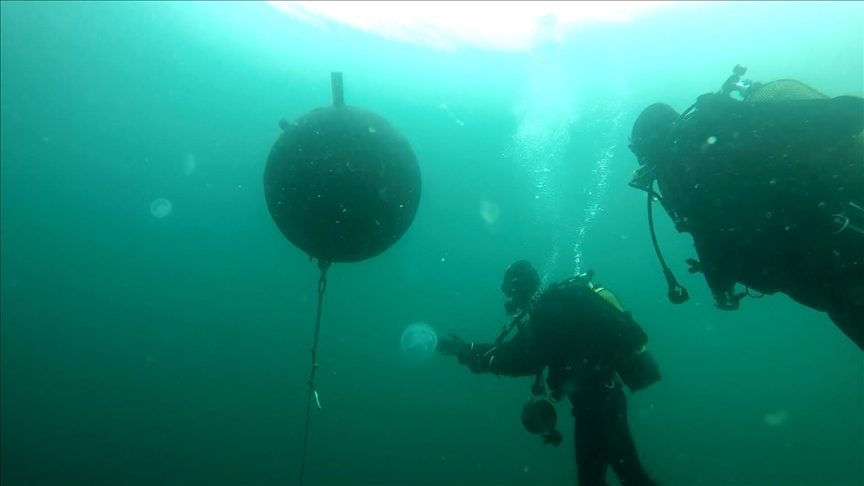
#> input picture webapp/photos/mines.jpg, 864 x 486 px
$ python -i advanced_postprocessor.py   (imports and definitions only)   (older library calls are emulated)
#> lines starting #> are read from the running program, lines starting #| are printed output that depends on the picture
"""
Advanced Post-Processing Module for Underwater Image Enhancement
Refines model output with tone mapping, detail enhancement, and color grading
"""

import cv2
import numpy as np
from typing import Tuple, Dict

class AdvancedPostprocessor:
    """
    Advanced post-processing for model output refinement
    - Tone mapping for HDR effect
    - Detail enhancement
    - Color grading
    - Final polish
    """

    def __init__(self):
        print(" Advanced Postprocessor initialized")

    def tone_map(self, image: np.ndarray, method: str = 'reinhard',
                 gamma: float = 1.5) -> np.ndarray:
        """
        Apply tone mapping for better dynamic range

        Args:
            image: Input RGB image (0-255)
            method: 'reinhard', 'drago', or 'mantiuk'
            gamma: Gamma correction factor

        Returns:
            Tone mapped image
        """
#> called with method = 'reinhard', gamma = 1.5
        # Convert to float32 [0, 1]
        img_float = image.astype(np.float32) / 255.0

        if method == 'reinhard':
            # Reinhard tone mapping
            tonemap = cv2.createTonemapReinhard(
                gamma=gamma,
                intensity=0,
                light_adapt=0.8,
                color_adapt=0
            )
        elif method == 'drago':
            # Drago tone mapping (better for high contrast)
            tonemap = cv2.createTonemapDrago(
                gamma=gamma,
                saturation=1.0,
                bias=0.85
            )
        elif method == 'mantiuk':
            # Mantiuk tone mapping (perceptual based)
            tonemap = cv2.createTonemapMantiuk(
                gamma=gamma,
                scale=0.75,
                saturation=1.2
            )
        else:
            return image

        # Apply tone mapping
        result = tonemap.process(img_float)
        result = np.clip(result * 255, 0, 255).astype(np.uint8)

        return result

    def enhance_details(self, image: np.ndarray, strength: float = 0.5) -> np.ndarray:
        """
        Enhance fine details and textures

        Args:
            image: Input RGB image (0-255)
            strength: Enhancement strength (0.0-1.0)

        Returns:
            Detail-enhanced image
        """
#> called with strength = 0.5
        # High-pass filter using gaussian blur
        gaussian = cv2.GaussianBlur(image, (0, 0), 2.0)
        detail = cv2.addWeighted(image, 1.0 + strength, gaussian, -strength, 0)

        # Edge enhancement
        gray = cv2.cvtColor(detail, cv2.COLOR_RGB2GRAY)
        edges = cv2.Canny(gray, 30, 100)
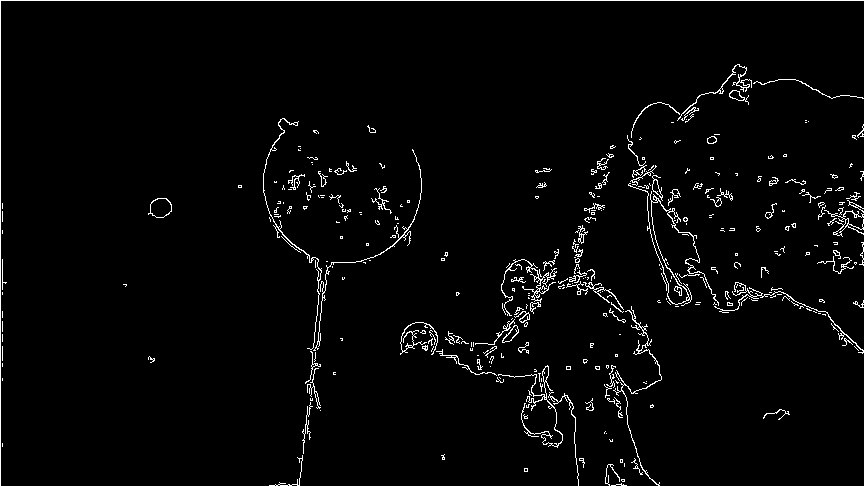
#> edges: shape (486, 864); 2.6% white in thin lines or dots
        edges_colored = cv2.cvtColor(edges, cv2.COLOR_GRAY2RGB).astype(np.float32) / 255.0
#> edges_colored: shape (486, 864, 3) float32; values 0 (black) and 1 (white), 2.6% white in thin lines or dots

        # Subtle edge overlay
        detail_float = detail.astype(np.float32)
        enhanced = detail_float + edges_colored * 20.0 * strength
        enhanced = np.clip(enhanced, 0, 255).astype(np.uint8)

        return enhanced

    def color_grade(self, image: np.ndarray, style: str = 'vibrant') -> np.ndarray:
        """
        Apply color grading for aesthetic enhancement

        Args:
            image: Input RGB image (0-255)
            style: 'vibrant', 'natural', 'cool', or 'warm'

        Returns:
            Color graded image
        """
#> called with style = 'vibrant'
        result = image.astype(np.float32)

        if style == 'vibrant':
            # Boost saturation and slightly increase contrast
            hsv = cv2.cvtColor(image, cv2.COLOR_RGB2HSV).astype(np.float32)
            hsv[:, :, 1] = hsv[:, :, 1] * 1.3  # Saturation
            hsv[:, :, 2] = hsv[:, :, 2] * 1.05  # Value
            hsv = np.clip(hsv, 0, 255).astype(np.uint8)
            result = cv2.cvtColor(hsv, cv2.COLOR_HSV2RGB).astype(np.float32)
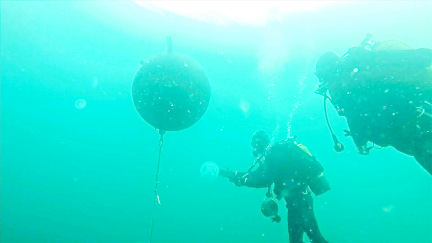
#> result: shape (486, 864, 3) float32 (shown at 1/2 size); mean R, G, B 51.9, 228.8, 213.9

        elif style == 'natural':
            # Balanced, minimal adjustment
            result = result * 1.02

        elif style == 'cool':
            # Blue-teal tint
            result[:, :, 0] = result[:, :, 0] * 0.95  # Reduce red
            result[:, :, 1] = result[:, :, 1] * 1.05  # Boost green slightly
            result[:, :, 2] = result[:, :, 2] * 1.1   # Boost blue

        elif style == 'warm':
            # Orange-yellow tint
            result[:, :, 0] = result[:, :, 0] * 1.15  # Boost red
            result[:, :, 1] = result[:, :, 1] * 1.05  # Boost green
            result[:, :, 2] = result[:, :, 2] * 0.9   # Reduce blue

        result = np.clip(result, 0, 255).astype(np.uint8)
        return result

    def sharpen_advanced(self, image: np.ndarray, method: str = 'unsharp') -> np.ndarray:
        """
        Advanced sharpening techniques

        Args:
            image: Input RGB image (0-255)
            method: 'unsharp', 'laplacian', or 'bilateral'

        Returns:
            Sharpened image
        """
        if method == 'unsharp':
            # Unsharp masking
            gaussian = cv2.GaussianBlur(image, (5, 5), 1.0)
            sharpened = cv2.addWeighted(image, 1.5, gaussian, -0.5, 0)

        elif method == 'laplacian':
            # Laplacian sharpening
            laplacian = cv2.Laplacian(image, cv2.CV_64F)
            sharpened = image - laplacian * 0.3
            sharpened = np.clip(sharpened, 0, 255).astype(np.uint8)

        elif method == 'bilateral':
            # Bilateral filter (edge-preserving)
            bilateral = cv2.bilateralFilter(image, 9, 75, 75)
            sharpened = cv2.addWeighted(image, 1.3, bilateral, -0.3, 0)

        else:
            sharpened = image

        return sharpened

    def adjust_exposure(self, image: np.ndarray, exposure: float = 1.2) -> np.ndarray:
        """
        Adjust overall exposure

        Args:
            image: Input RGB image (0-255)
            exposure: Exposure multiplier (0.5-2.0)

        Returns:
            Exposure-adjusted image
        """
        adjusted = image.astype(np.float32) * exposure
        adjusted = np.clip(adjusted, 0, 255).astype(np.uint8)
        return adjusted

    def vibrance_boost(self, image: np.ndarray, amount: float = 30) -> np.ndarray:
        """
        Boost vibrance (saturation of muted colors only)
        Better than saturation for natural look

        Args:
            image: Input RGB image (0-255)
            amount: Vibrance increase amount (0-100)

        Returns:
            Vibrance-boosted image
        """
        hsv = cv2.cvtColor(image, cv2.COLOR_RGB2HSV).astype(np.float32)

        # Get current saturation
        sat = hsv[:, :, 1]

        # Calculate boost (more for less saturated pixels)
        sat_factor = (255 - sat) / 255.0  # Inverse saturation
        boost = sat_factor * amount

        # Apply boost
        hsv[:, :, 1] = sat + boost
        hsv[:, :, 1] = np.clip(hsv[:, :, 1], 0, 255)

        result = cv2.cvtColor(hsv.astype(np.uint8), cv2.COLOR_HSV2RGB)
        return result

    def clarity_enhance(self, image: np.ndarray, strength: float = 1.0) -> np.ndarray:
        """
        Enhance mid-tone contrast (clarity effect)

        Args:
            image: Input RGB image (0-255)
            strength: Clarity strength (0.0-2.0)

        Returns:
            Clarity-enhanced image
        """
        # Convert to LAB
        lab = cv2.cvtColor(image, cv2.COLOR_RGB2LAB).astype(np.float32)
        l = lab[:, :, 0]

        # Create mask for mid-tones (around 128)
        mid_tone_mask = 1.0 - np.abs(l - 128.0) / 128.0
        mid_tone_mask = np.clip(mid_tone_mask, 0, 1)

        # Apply local contrast enhancement to mid-tones
        blurred = cv2.GaussianBlur(l, (0, 0), 10)
        contrast = (l - blurred) * strength * mid_tone_mask

        lab[:, :, 0] = np.clip(l + contrast, 0, 255)

        result = cv2.cvtColor(lab.astype(np.uint8), cv2.COLOR_LAB2RGB)
        return result

    def reduce_color_cast(self, image: np.ndarray) -> np.ndarray:
        """
        Remove remaining color casts

        Args:
            image: Input RGB image (0-255)

        Returns:
            Color cast corrected image
        """
        lab = cv2.cvtColor(image, cv2.COLOR_RGB2LAB).astype(np.float32)

        # Calculate average a and b
        avg_a = np.mean(lab[:, :, 1])
#> avg_a = 86.12
        avg_b = np.mean(lab[:, :, 2])
#> avg_b = 124

        # Shift towards neutral
        lab[:, :, 1] = lab[:, :, 1] - (avg_a - 128) * 0.7
        lab[:, :, 2] = lab[:, :, 2] - (avg_b - 128) * 0.7

        lab = np.clip(lab, 0, 255).astype(np.uint8)
        result = cv2.cvtColor(lab, cv2.COLOR_LAB2RGB)

        return result

    def final_polish(self, image: np.ndarray) -> np.ndarray:
        """
        Final polish pass with subtle enhancements

        Args:
            image: Input RGB image (0-255)

        Returns:
            Polished image
        """
        # 1. Subtle sharpening
        polished = self.sharpen_advanced(image, method='unsharp')

        # 2. Micro-contrast enhancement
        lab = cv2.cvtColor(polished, cv2.COLOR_RGB2LAB).astype(np.float32)
        l = lab[:, :, 0]
        l_blur = cv2.GaussianBlur(l, (0, 0), 3)
        lab[:, :, 0] = l + (l - l_blur) * 0.3
        lab[:, :, 0] = np.clip(lab[:, :, 0], 0, 255)
#> lab: shape (486, 864, 3) float32; mean R, G, B 211.9, 114.3, 125.5
        polished = cv2.cvtColor(lab.astype(np.uint8), cv2.COLOR_LAB2RGB)

        # 3. Slight vibrance boost
        polished = self.vibrance_boost(polished, amount=15)
#> in vibrance_boost, `hsv = cv2.cvtColor(image, cv2.COLOR_RGB2HSV).astype(np.float32)`:
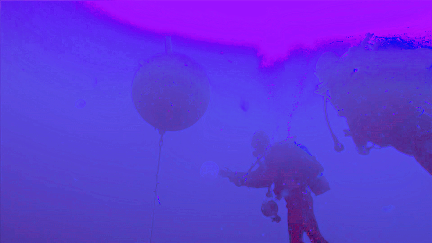
#> hsv: shape (486, 864, 3) float32 (shown at 1/2 size); mean R, G, B 95.3, 54.4, 217.4
#> in vibrance_boost, `sat = hsv[:, :, 1]`:
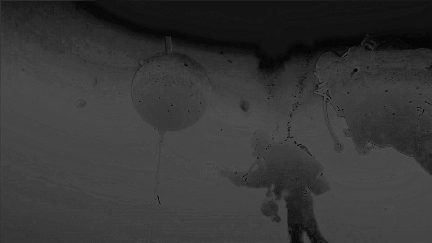
#> sat: shape (486, 864) float32 (shown at 1/2 size); min 0, max 108, mean 54.4
#> in vibrance_boost, `sat_factor = (255 - sat) / 255.0`:
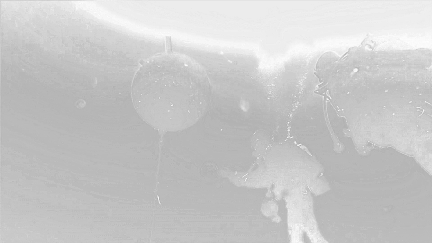
#> sat_factor: shape (486, 864) float32 (shown at 1/2 size); min 0.576, max 1, mean 0.787
#> in vibrance_boost, `boost = sat_factor * amount`:
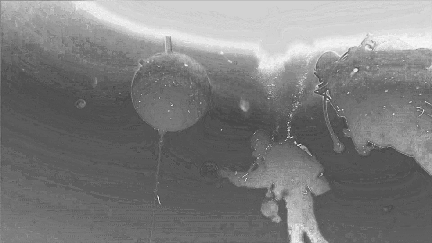
#> boost: shape (486, 864) float32 (shown at 1/2 size); min 8.65, max 15, mean 11.8; drawn with min black and max white

        # 4. Final exposure tweak
        polished = self.adjust_exposure(polished, exposure=1.02)
#> in adjust_exposure, `adjusted = image.astype(np.float32) * exposure`:
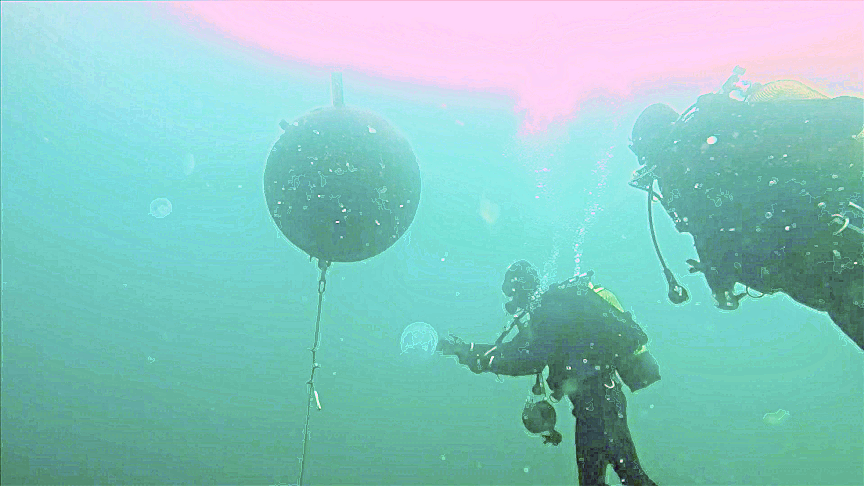
#> adjusted: shape (486, 864, 3) float32; mean R, G, B 169, 216.6, 213; drawn with min black and max white

        return polished

    def postprocess_pipeline(self, image: np.ndarray,
                            aggressive: bool = False) -> Tuple[np.ndarray, Dict]:
        """
        Complete post-processing pipeline

        Args:
            image: Input RGB image (0-255) from model
            aggressive: If True, apply more aggressive enhancements

        Returns:
            Tuple of (enhanced_image, processing_log)
        """
        processed = image.copy()
        log = {'steps_applied': []}

        # Step 1: Tone mapping for dynamic range
        processed = self.tone_map(processed, method='reinhard', gamma=1.5)
        log['steps_applied'].append('Tone mapping (Reinhard)')
        print("  ✓ Applied tone mapping")

        # Step 2: Enhance details
        detail_strength = 0.7 if aggressive else 0.5
        processed = self.enhance_details(processed, strength=detail_strength)
        log['steps_applied'].append(f'Detail enhancement ({detail_strength})')
        print("  ✓ Enhanced details")

        # Step 3: Clarity enhancement
        clarity_str = 1.2 if aggressive else 0.8
        processed = self.clarity_enhance(processed, strength=clarity_str)
        log['steps_applied'].append(f'Clarity enhancement ({clarity_str})')
        print("  ✓ Enhanced clarity")

        # Step 4: Color grading
        processed = self.color_grade(processed, style='vibrant')
        log['steps_applied'].append('Color grading (vibrant)')
        print("  ✓ Applied color grading")

        # Step 5: Remove any remaining color cast
        processed = self.reduce_color_cast(processed)
        log['steps_applied'].append('Color cast removal')
        print("  ✓ Removed color cast")

        # Step 6: Final polish
        processed = self.final_polish(processed)
        log['steps_applied'].append('Final polish')
        print("  ✓ Applied final polish")

        return processed, log

    # [56 lines left out: functions extreme_postprocess, calculate_histogram_statistics, not called in this run]


# Quick test
# [28 lines not run here, left out]

>>> import cv2
>>> picture = cv2.cvtColor(cv2.imread('photos/mines.jpg'), cv2.COLOR_BGR2RGB)
>>> result = AdvancedPostprocessor().postprocess_pipeline(picture)
